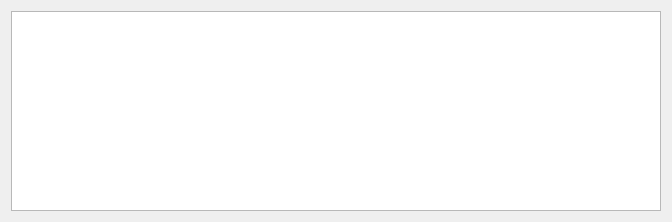
<?xml version="1.0" encoding="UTF-8"?>
<ui version="4.0">
 <class>SectionWNDClass</class>
 <widget class="QDialog" name="SectionWNDClass">
  <property name="geometry">
   <rect>
    <x>0</x>
    <y>0</y>
    <width>668</width>
    <height>222</height>
   </rect>
  </property>
  <property name="windowTitle">
   <string>SectionWND</string>
  </property>
  <layout class="QGridLayout" name="gridLayout">
   <item row="0" column="0">
    <widget class="QTableWidget" name="tableWidget">
     <property name="minimumSize">
      <size>
       <width>650</width>
       <height>0</height>
      </size>
     </property>
     <property name="editTriggers">
      <set>QAbstractItemView::NoEditTriggers</set>
     </property>
     <property name="selectionMode">
      <enum>QAbstractItemView::ExtendedSelection</enum>
     </property>
     <property name="sortingEnabled">
      <bool>true</bool>
     </property>
    </widget>
   </item>
  </layout>
 </widget>
 <layoutdefault spacing="6" margin="11"/>
 <resources/>
 <connections/>
</ui>
